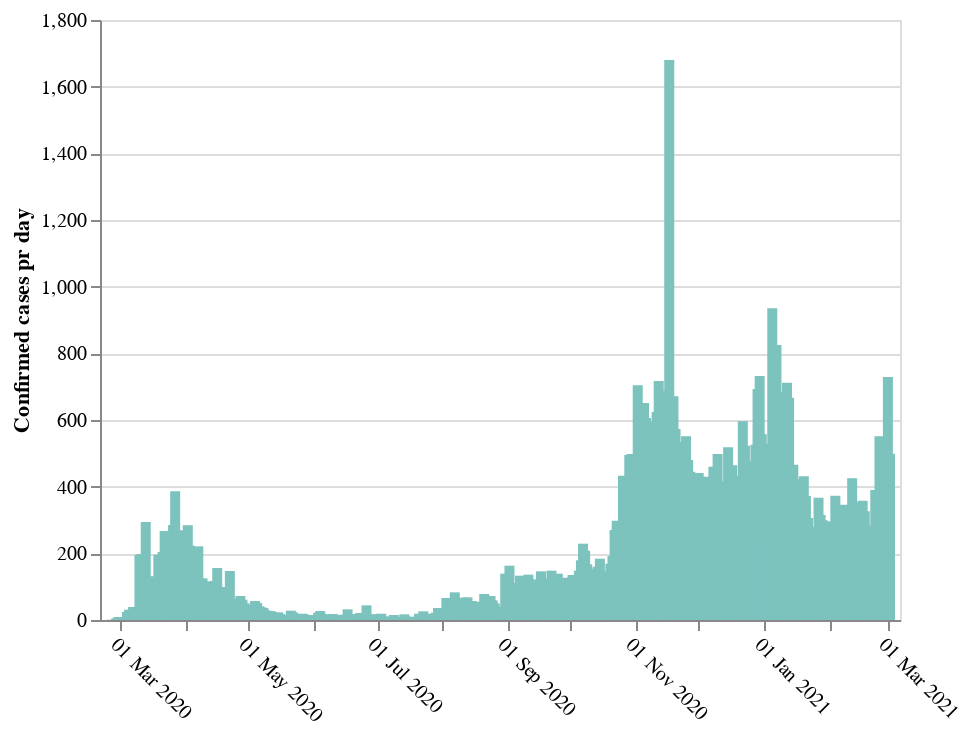

The cell this chart's notebook holds for it:
### Markdown cell above
## Create charts

### Code cell
base = alt.Chart(source)

fig = base.mark_bar(color='rgba(124,194,189,1)').encode(
    y=alt.Y('change:Q', axis=alt.Axis(title='Confirmed cases pr day')),
    x=alt.X('date:T', axis=alt.Axis(title='', format="%d %b %Y", labelAngle=45, grid=False)),
    tooltip =[alt.Tooltip('variable:O', title='Dato'), alt.Tooltip('change:Q', title='Antall')],
)

fig

### Figure 1 — Vega-Lite specification as saved in the notebook (floating-point values rounded to 4 significant figures; data arrays with more than 128 entries replaced by an {"elided": "..."} marker saying what was removed)
{"config": {"view": {"continuousWidth": 400, "continuousHeight": 300}}, "data": {"name": "data-082d8ff46b48c1d22947aabcf2d5d158"}, "mark": {"type": "bar", "color": "rgba(124,194,189,1)"}, "encoding": {"tooltip": [{"type": "ordinal", "field": "variable", "title": "Dato"}, {"type": "quantitative", "field": "change", "title": "Antall"}], "x": {"type": "temporal", "axis": {"format": "%d %b %Y", "grid": false, "labelAngle": 45, "title": ""}, "field": "date"}, "y": {"type": "quantitative", "axis": {"title": "Confirmed cases pr day"}, "field": "change"}}, "$schema": "https://vega.github.io/schema/vega-lite/v4.8.1.json", "datasets": {"data-082d8ff46b48c1d22947aabcf2d5d158": {"elided": "372 records"}}}
